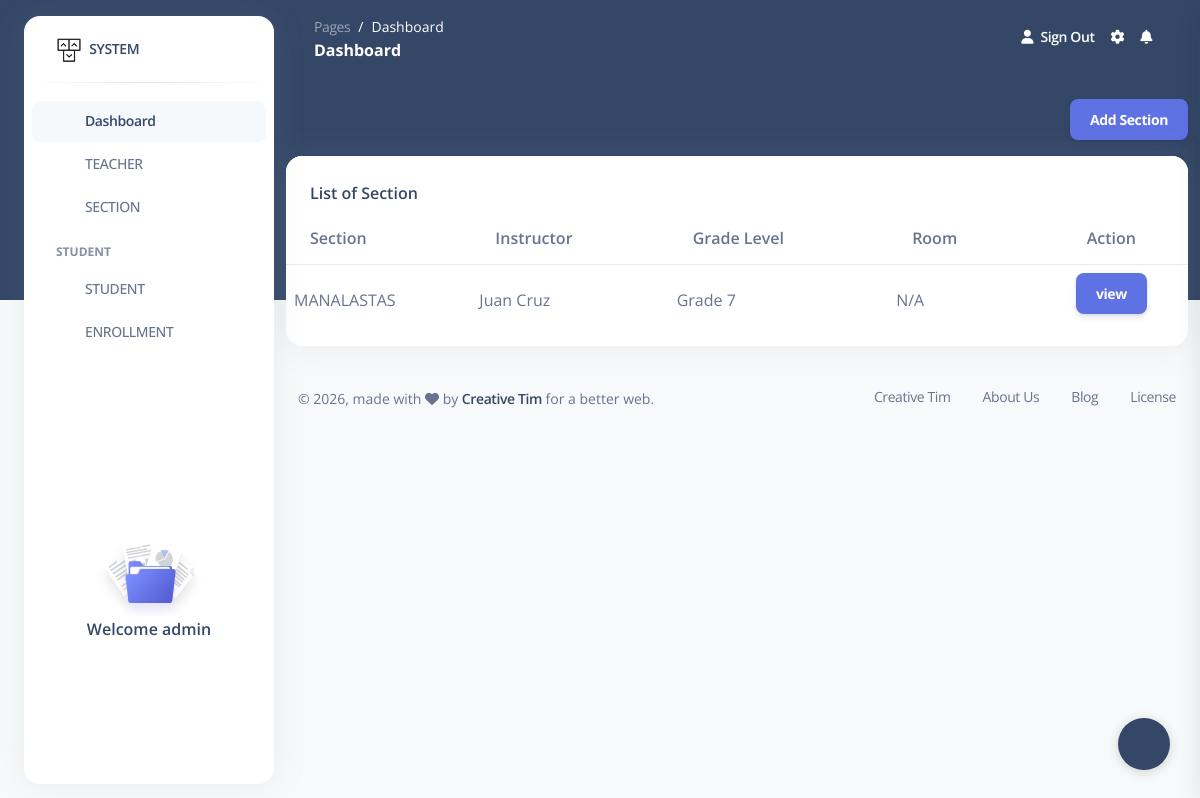
The page /section_view/ (signed in) on the database as committed earlier.
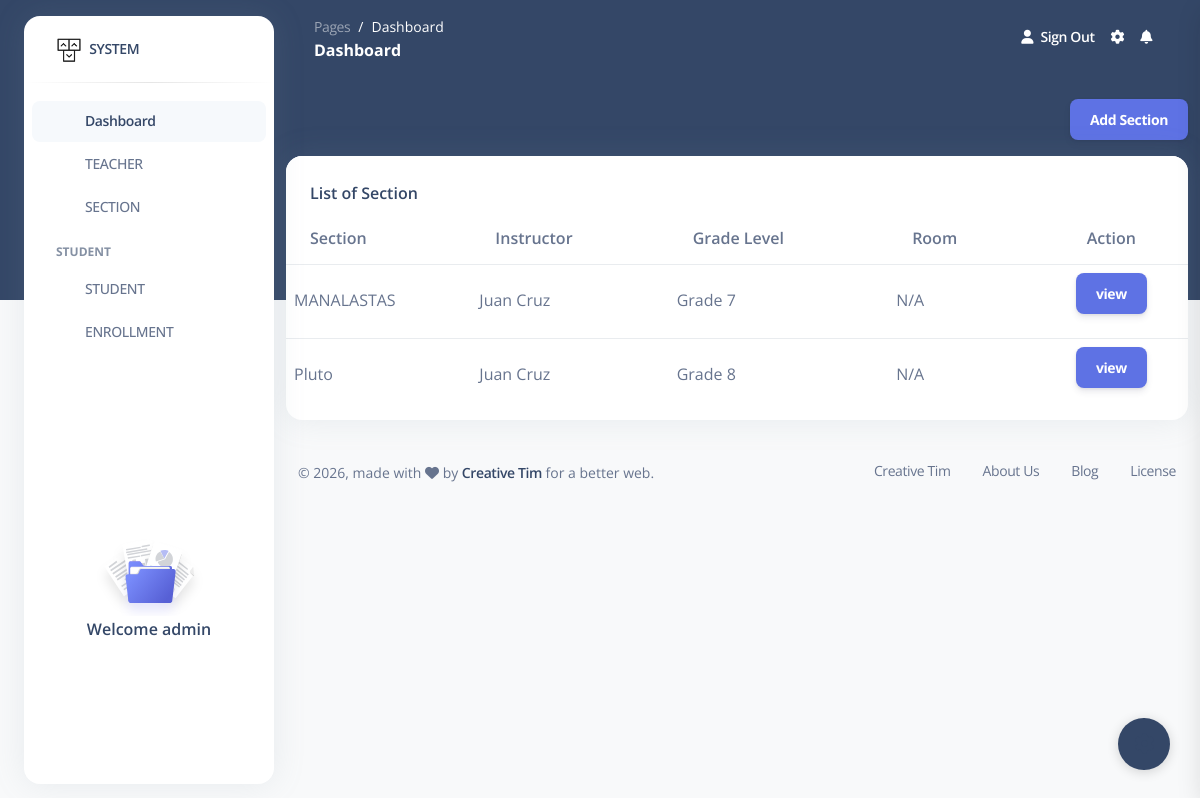
The same page on the database as committed later.
### enrollment/models.py (models this page shows, shortened)
class Section(models.Model):
    section_id = models.UUIDField(primary_key = True, default = uuid.uuid4, editable = False)
    grade_level = models.ForeignKey(GradeLevel, on_delete=models.CASCADE,null=True, blank=True)
    section_name = models.CharField(max_length=20)  # e.g GRADE 7
    instructor = models.ForeignKey(Instructor, on_delete=models.CASCADE,null=True, blank=True)
    semester = models.CharField(max_length=20,null=True, blank=True)
    room = models.CharField(max_length=20,default="N/A")

class Instructor(models.Model):
    instructor_id = models.UUIDField(primary_key = True, default = uuid.uuid4, editable = False)
    user = models.OneToOneField(User,on_delete=models.CASCADE,related_name='instructor_profile',null=True,blank=True)
    first_name = models.CharField(max_length=100)
    middle_name = models.CharField(max_length=50)
    last_name = models.CharField(max_length=100)
    ext_name = models.CharField(max_length=20)
    date_of_birth = models.DateField(default=timezone.now)
    gender = models.CharField(max_length=1, choices=GENDER_CHOICES,default='M')
    address = models.TextField(default='N/A')
    email = models.EmailField(unique=True)
    contact_number = models.CharField(max_length=20,default='N/A')
    licno = models.CharField(max_length=50,default='N/A',unique=True)
    def __str__(self):
        return f"{self.first_name} {self.last_name}"

class GradeLevel(models.Model):
    grade_id = models.UUIDField(primary_key = True, default = uuid.uuid4, editable = False)
    grade_no = models.CharField(max_length=5,unique=True)
    def __str__(self):
        return self.grade_no

### enrollment/views/section.py (the view)
# urls.py: path('section_view/', section.section_view, name='section_view'),
@login_required(login_url='login')
def section_view(request):
    sec = Section.objects.all()
    if request.method == "POST":
        form = SectionForm(request.POST)
        if form.is_valid():
            form.save()
            messages.success(request, "Student Successfully Added")
            return redirect('section_view')
        else:
            messages.error(request, "Please correct the errors below")
    else:
        form = SectionForm()
    return render(request, "enrollment/student/section.html", {'form': form,'sec': sec})

### enrollment/templates/enrollment/student/section.html (shortened to what this page needs)
{% extends 'dashboard.html' %}
{% load static %}
{% block content %}
<div class="row">
  <div>
    <button class="btn btn-primary float-end" data-bs-toggle="modal" data-bs-target="#sectionModal">
       Add Section
    </button>
  </div>
</div>
<div class="row">
  <div class="col-12">
    <div class="card mb-4">
      <div class="card-header pb-0">
        <h6>List of Section</h6>
      </div>
      <div class="card-body px-0 pt-0 pb-2">
        <div class="table-responsive p-0">
          <table class="table align-items-center mb-0">
            <thead>
              <tr>
                <th>Section</th>
                <th>Instructor</th>
                <th>Grade Level</th>
                <th>Room</th>
                <th><center>Action</center></th>
              </tr>
            </thead>
            <tbody>
            {% for i in sec %}
                  <tr>
                    <td>{{ i.section_name }}</td>
                    <td>{{ i.instructor }}</td>
                    <td>Grade {{ i.grade_level.grade_no }}</td>
                    <td>{{ i.room }}</td>
                    <td>
                      <center><a href="{% url 'section_student_list' i.section_id%}" class="btn btn-primary">view</a></center>
                    </td>
                  </tr>
              {% empty %}
                <tr>
                  <td colspan="6"><center><font color="red">No students found for this grade.</font></center></td>
                </tr>
              {% endfor %}
            </tbody>
          </table>
        </div>
      </div>
    </div>
  </div>
</div>
<link href="https://cdn.jsdelivr.net/npm/select2@4.1.0-rc.0/dist/css/select2.min.css" rel="stylesheet" />
{% endblock %}

Rows that differ between the two databases and show on the page:
added Section: section_name "Pluto", instructor "Juan Cruz", grade_level.grade_no "8", room "N/A"
